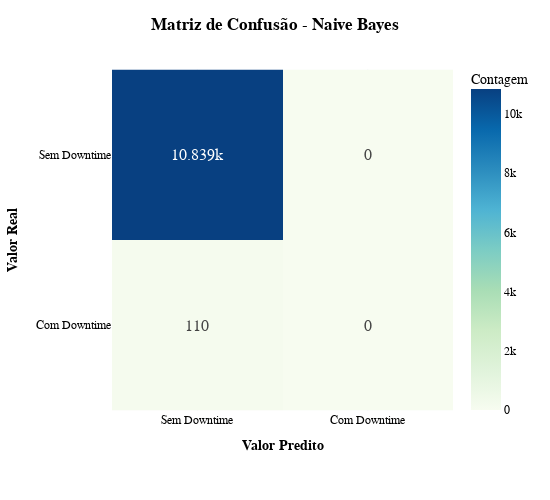

Notebook source saved alongside this figure:
### Markdown cell above
### Visualização da Matriz de Confusão

Para facilitlar a compreensão abaixo está o plot do gráfico da matriz de confusão com Plotly.

### Code cell
import plotly.express as px

labels = ['Sem Downtime', 'Com Downtime']

fig_cm_nb = px.imshow(
    cm_nb,
    text_auto=True, 
    labels=dict(x="Valor Predito", y="Valor Real", color="Contagem"),
    x=labels,
    y=labels,
    color_continuous_scale='GnBu'
)

fig_cm_nb.update_layout(
    title_text='<b>Matriz de Confusão - Naive Bayes</b>',
    title_x=0.5,
    width=550,
    height=500,
    template='plotly_white',
    font=dict(
        family="Arial, sans-serif",
        size=12,
        color="black"
    ),
    xaxis_title="<b>Valor Predito</b>",
    yaxis_title="<b>Valor Real</b>"
)

fig_cm_nb.update_traces(textfont_size=16)

fig_cm_nb.show()

### Figure 1 — Plotly figure (JSON) as saved in the notebook; plotly's stock layout.template omitted (floating-point values rounded to 4 significant figures)
{"data": [{"coloraxis": "coloraxis", "hovertemplate": "Valor Predito: %{x}<br>Valor Real: %{y}<br>Contagem: %{z}<extra></extra>", "name": "0", "textfont": {"size": 16}, "texttemplate": "%{z}", "type": "heatmap", "x": ["Sem Downtime", "Com Downtime"], "xaxis": "x", "y": ["Sem Downtime", "Com Downtime"], "yaxis": "y", "z": [[10839, 0], [110, 0]]}], "layout": {"coloraxis": {"colorbar": {"title": {"text": "Contagem"}}, "colorscale": [[0, "rgb(247,252,240)"], [0.125, "rgb(224,243,219)"], [0.25, "rgb(204,235,197)"], [0.375, "rgb(168,221,181)"], [0.5, "rgb(123,204,196)"], [0.625, "rgb(78,179,211)"], [0.75, "rgb(43,140,190)"], [0.875, "rgb(8,104,172)"], [1, "rgb(8,64,129)"]]}, "font": {"color": "black", "family": "Arial, sans-serif", "size": 12}, "height": 500, "margin": {"t": 60}, "title": {"text": "<b>Matriz de Confusão - Naive Bayes</b>", "x": 0.5}, "width": 550, "xaxis": {"anchor": "y", "constrain": "domain", "domain": [0, 1], "scaleanchor": "y", "title": {"text": "<b>Valor Predito</b>"}}, "yaxis": {"anchor": "x", "autorange": "reversed", "constrain": "domain", "domain": [0, 1], "title": {"text": "<b>Valor Real</b>"}}}}
